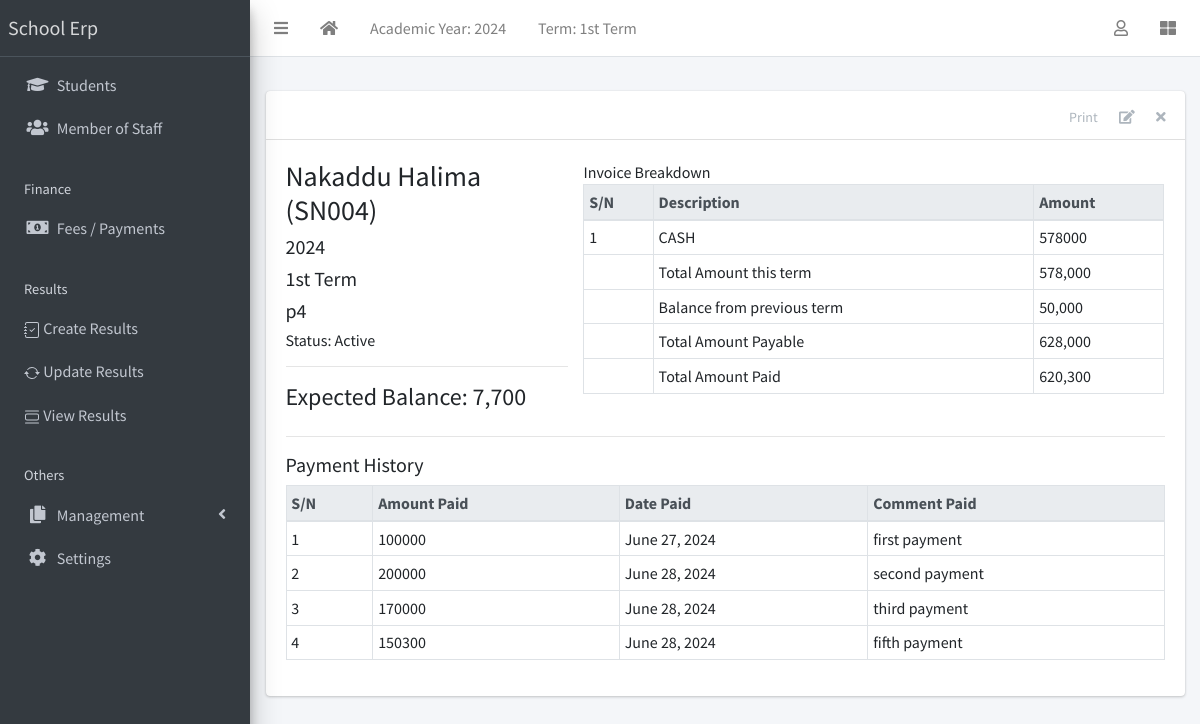
Before: /finance/1/detail/ (signed in) with the older database file.
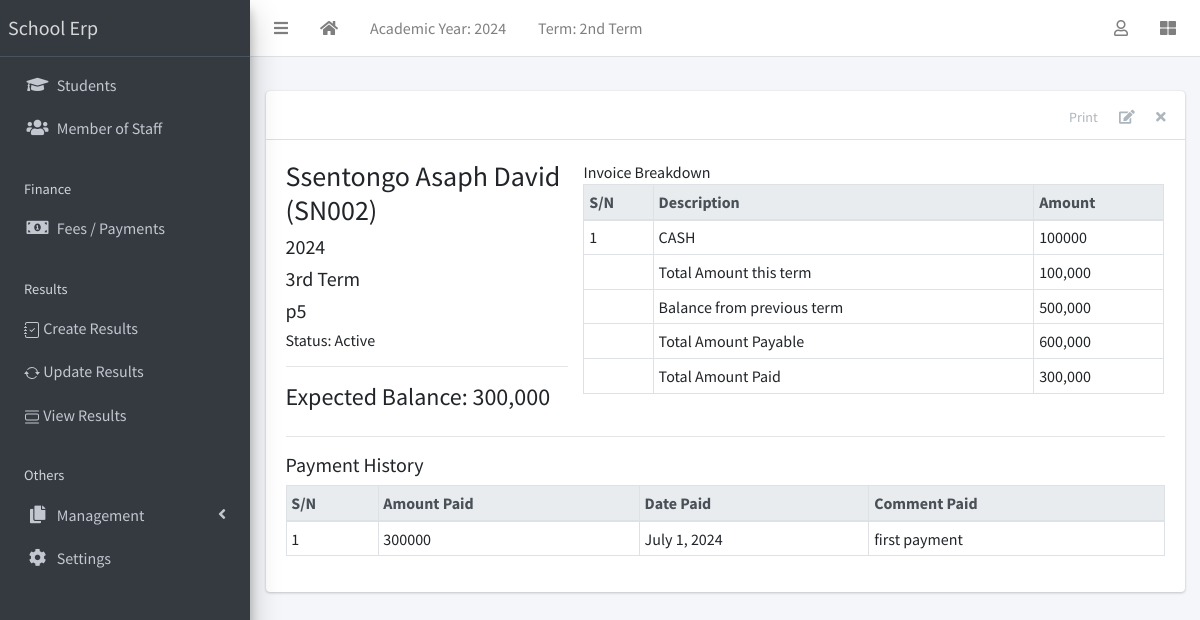
After: the same page with the newer database file.
### apps/corecode/models.py (models this page shows)
class AcademicTerm(models.Model):
    name = models.CharField(max_length=20, unique=True)
    current = models.BooleanField(default=True)
    class Meta:
        ordering = ["name"]
    def __str__(self):
        return self.name

class StudentClass(models.Model):
    name = models.CharField(max_length=200, unique=True)
    class Meta:
        verbose_name = "Class"
        verbose_name_plural = "Classes"
        ordering = ["name"]
    def __str__(self):
        return self.name

class AcademicSession(models.Model):
    name = models.CharField(max_length=200, unique=True)
    current = models.BooleanField(default=True)
    class Meta:
        ordering = ["-name"]
    def __str__(self):
        return self.name

### apps/finance/models.py (models this page shows, shortened)
class Invoice(models.Model):
    student = models.ForeignKey(Student, on_delete=models.CASCADE)
    session = models.ForeignKey(AcademicSession, on_delete=models.CASCADE)
    term = models.ForeignKey(AcademicTerm, on_delete=models.CASCADE)
    class_for = models.ForeignKey(StudentClass, on_delete=models.CASCADE)
    balance_from_previous_term = models.IntegerField(default=0)
    status = models.CharField(
        max_length=20,
        choices=[("active", "Active"), ("closed", "Closed")],
        default="active",
    )
    class Meta:
        ordering = ["student", "term"]
    def __str__(self):
        return f"{self.student}"
    def balance(self):
        payable = self.total_amount_payable()
        paid = self.total_amount_paid()
        return payable - paid
    def amount_payable(self):
        items = InvoiceItem.objects.filter(invoice=self)
        total = 0
        for item in items:
            total += item.amount
        return total
    def total_amount_payable(self):
        return self.balance_from_previous_term + self.amount_payable()
    def total_amount_paid(self):
        receipts = Receipt.objects.filter(invoice=self)
        amount = 0
        for receipt in receipts:
            amount += receipt.amount_paid
        return amount

class InvoiceItem(models.Model):
    invoice = models.ForeignKey(Invoice, on_delete=models.CASCADE)
    description = models.CharField(max_length=200)
    amount = models.IntegerField()

class Receipt(models.Model):
    invoice = models.ForeignKey(Invoice, on_delete=models.CASCADE)
    amount_paid = models.IntegerField()
    date_paid = models.DateField(default=timezone.now)
    comment = models.CharField(max_length=200, blank=True)

### apps/students/models.py (models this page shows, shortened)
class Student(models.Model):
    STATUS_CHOICES = [("active", "Active"), ("inactive", "Inactive")]
    GENDER_CHOICES = [("male", "Male"), ("female", "Female")]
    current_status = models.CharField(
        max_length=10, choices=STATUS_CHOICES, default="active"
    )
    registration_number = models.CharField(max_length=200, unique=True)
    surname = models.CharField(max_length=200)
    firstname = models.CharField(max_length=200)
    other_name = models.CharField(max_length=200, blank=True)
    gender = models.CharField(max_length=10, choices=GENDER_CHOICES, default="male")
    date_of_birth = models.DateField(default=timezone.now)
    current_class = models.ForeignKey(
        StudentClass, on_delete=models.SET_NULL, blank=True, null=True
    )
    date_of_admission = models.DateField(default=timezone.now)
    mobile_num_regex = RegexValidator(
        regex="^[0-9]{10,15}$", message="Entered mobile number isn't in a right format!"
    )
    parent_mobile_number = models.CharField(
        validators=[mobile_num_regex], max_length=13, blank=True
    )
    address = models.TextField(blank=True)
    others = models.TextField(blank=True)
    passport = models.ImageField(blank=True, upload_to="students/passports/")
    class Meta:
        ordering = ["surname", "firstname", "other_name"]
    def __str__(self):
        return f"{self.surname} {self.firstname} {self.other_name} ({self.registration_number})"

### apps/finance/views.py (the view)
# urls.py: path("<int:pk>/detail/", InvoiceDetailView.as_view(), name="invoice-detail"),
class InvoiceDetailView(LoginRequiredMixin, DetailView):
    model = Invoice
    fields = "__all__"
    def get_context_data(self, **kwargs):
        context = super(InvoiceDetailView, self).get_context_data(**kwargs)
        context["receipts"] = Receipt.objects.filter(invoice=self.object)
        context["items"] = InvoiceItem.objects.filter(invoice=self.object)
        return context

### apps/corecode/context_processors.py (called while the page is built)
def site_defaults(request):
    current_session = AcademicSession.objects.get(current=True)
    current_term = AcademicTerm.objects.get(current=True)
    vals = SiteConfig.objects.all()
    contexts = {
        "current_session": current_session.name,
        "current_term": current_term.name,
    }
    for val in vals:
        contexts[val.key] = val.value
    return contexts

### apps/finance/templates/finance/invoice_detail.html (shortened to what this page needs)
{% extends 'base.html' %}
{% load humanize %}
{% block content-header %}
<div class="card-header">
  <div class="card-tools">
    <a href="#" class="btn btn-tool">Print</a>
    <a href="{% url 'invoice-update' object.id %}" class="btn btn-tool">
      <i class="fas fa-edit"></i>
    </a>
    <a href="{% url 'invoice-delete' object.id %}" class="btn btn-tool">
      <i class="fas fa-times"></i>
    </a>
  </div>
</div>
{% endblock content-header %}
{% block content %}
<div class="row">
  <div class="col-sm-4">
    <h3>{{ object }} </h3>
    <h5>{{ object.session }} </h5>
    <h5>{{ object.term }} </h5>
    <h5>{{ object.class_for }} </h5>
    <h6>Status: {{ object.get_status_display }} </h6>
    <hr>
    <div>
      <h4>Expected Balance: {{ object.balance | intcomma }}</h4>
    </div>
  </div>
  <div class="col-sm-8">
    <table class="table table-sm table-bordered">
      <thead class="thead-light">
        <tr>
          <th>S/N</th>
          <th>Description</th>
          <th>Amount</th>
        </tr>
      </thead>
      <tbody>
        {% for item in items %}
        <tr>
          <td>{{ forloop.counter }} </td>
          <td>{{ item.description }} </td>
          <td>{{ item.amount }} </td>
        </tr>
        {% endfor %}
      </tbody>
      <tfoot>
        <tr>
          <td></td>
          <td>Total Amount this term</td>
          <td>{{ object.amount_payable | intcomma}}</td>
        </tr>
        <tr>
          <td></td>
          <td>Balance from previous term</td>
          <td>{{ object.balance_from_previous_term | intcomma }}</td>
        </tr>
        <tr>
          <td></td>
          <td>Total Amount Payable</td>
          <td>{{ object.total_amount_payable | intcomma}}</td>
        </tr>
        <tr>
          <td></td>
          <td>Total Amount Paid</td>
          <td>{{ object.total_amount_paid | intcomma}}</td>
        </tr>
      </tfoot>
    </table>
  </div>
</div>
<hr>
<h5>Payment History</h5>
<table class="table table-bordered table-sm">
  <thead class="thead-light">
    <tr>
      <th>S/N</th>
      <th>Amount Paid</th>
      <th>Date Paid</th>
      <th>Comment Paid</th>
    </tr>
  </thead>
  <tbody>
    {% for receipt in receipts %}
    <tr>
      <td>{{ forloop.counter }}</td>
      <td>{{ receipt.amount_paid}}</td>
      <td>{{ receipt.date_paid}}</td>
      <td>{{ receipt.comment}}</td>
    </tr>
    {% endfor %}
  </tbody>
</table>
{% endblock content %}

### templates/base.html (shortened to what the changed rows need)
{% load static %}
<!DOCTYPE html>
<html lang="en">
<head>
  <link rel="stylesheet" href="{% static 'plugins/fontawesome-free/css/all.min.css' %}">
  <link rel="stylesheet" href="{% static 'plugins/toastr/toastr.min.css' %}">
  <link rel="stylesheet"
    href="{% static 'plugins/overlayScrollbars/css/OverlayScrollbars.min.css' %}">
  <link rel="stylesheet" href="{% static 'plugins/Datatables/datatables.min.css' %}" />
  <link rel="stylesheet" href="{% static 'dist/css/adminlte.min.css' %}">
</head>
<body
  class="hold-transition sidebar-mini layout-fixed layout-navbar-fixed layout-footer-fixed">
  <div class="wrapper">
    <nav class="main-header navbar navbar-expand navbar-white navbar-light">
      <ul class="navbar-nav">
        <li class="nav-item d-none d-sm-inline-block">
          <a href="{% url 'current-session' %}" class="nav-link">Term: {{ current_term }}</a>
        </li>
      </ul>
    </nav>
    <div class="content-wrapper">
      <section class="content">
        <div class="container-fluid">
          <div class="row">
            <div class="col-md-12">
              {% block fullcard %}
              <div class="card">
                <div class="card-body">
                  <div class="row">
                    <div class="col">
                      {% block content %}
                      {% endblock content %}
                    </div>
                  </div>
                </div>
              </div>
              {% endblock fullcard %}
            </div>
          </div>
        </div>
      </section>
    </div>
  </div>
</body>
</html>

Changed rows visible on the page:
no longer on this page (row edited): AcademicTerm: name "1st Term"
no longer on this page (row edited): Receipt: amount_paid "200000", date_paid "June 28, 2024", comment "second payment"
removed Receipt: amount_paid "170000", date_paid "June 28, 2024", comment "third payment"
removed Receipt: amount_paid "150300", date_paid "June 28, 2024", comment "fifth payment"
added AcademicTerm: name "2nd Term"
changed Invoice "Active": student.registration_number "Nakaddu Halima (SN004)" → "Ssentongo Asaph David (SN002)"; term "1st Term" → "3rd Term"; class_for "p4" → "p5"; balance "7,700" → "300,000"; amount_payable "578,000" → "100,000"; balance_from_previous_term "50,000" → "500,000"; total_amount_payable "628,000" → "600,000"; total_amount_paid "620,300" → "300,000"
changed InvoiceItem "CASH": amount "578000" → "100000"
changed Receipt "first payment": amount_paid "100000" → "300000"; date_paid "June 27, 2024" → "July 1, 2024"
